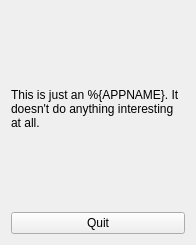
<ui version="4.0" stdsetdef="1" >
  <author></author>
  <comment></comment>
  <exportmacro></exportmacro>
  <class>%{APPNAME}Base</class>
  <widget class="QWidget" name="%{APPNAME}Base" >
    <property name="geometry" >
      <rect>
        <x>0</x>
        <y>0</y>
        <width>196</width>
        <height>245</height>
      </rect>
    </property>
    <property name="windowTitle" >
      <string>%{APPNAME}</string>
    </property>
    <layout class="QVBoxLayout" >
      <property name="margin" >
        <number>11</number>
      </property>
      <property name="spacing" >
        <number>6</number>
      </property>
      <item>
        <widget class="QLabel" name="TextLabel1" >
          <property name="text" >
            <string>This is just an %{APPNAME}. It doesn't do anything interesting at all.</string>
          </property>
          <property name="wordWrap" >
            <bool>true</bool>
          </property>
        </widget>
      </item>
      <item>
        <widget class="QPushButton" name="quit" >
          <property name="text" >
            <string>Quit</string>
          </property>
        </widget>
      </item>
    </layout>
  </widget>
</ui>
